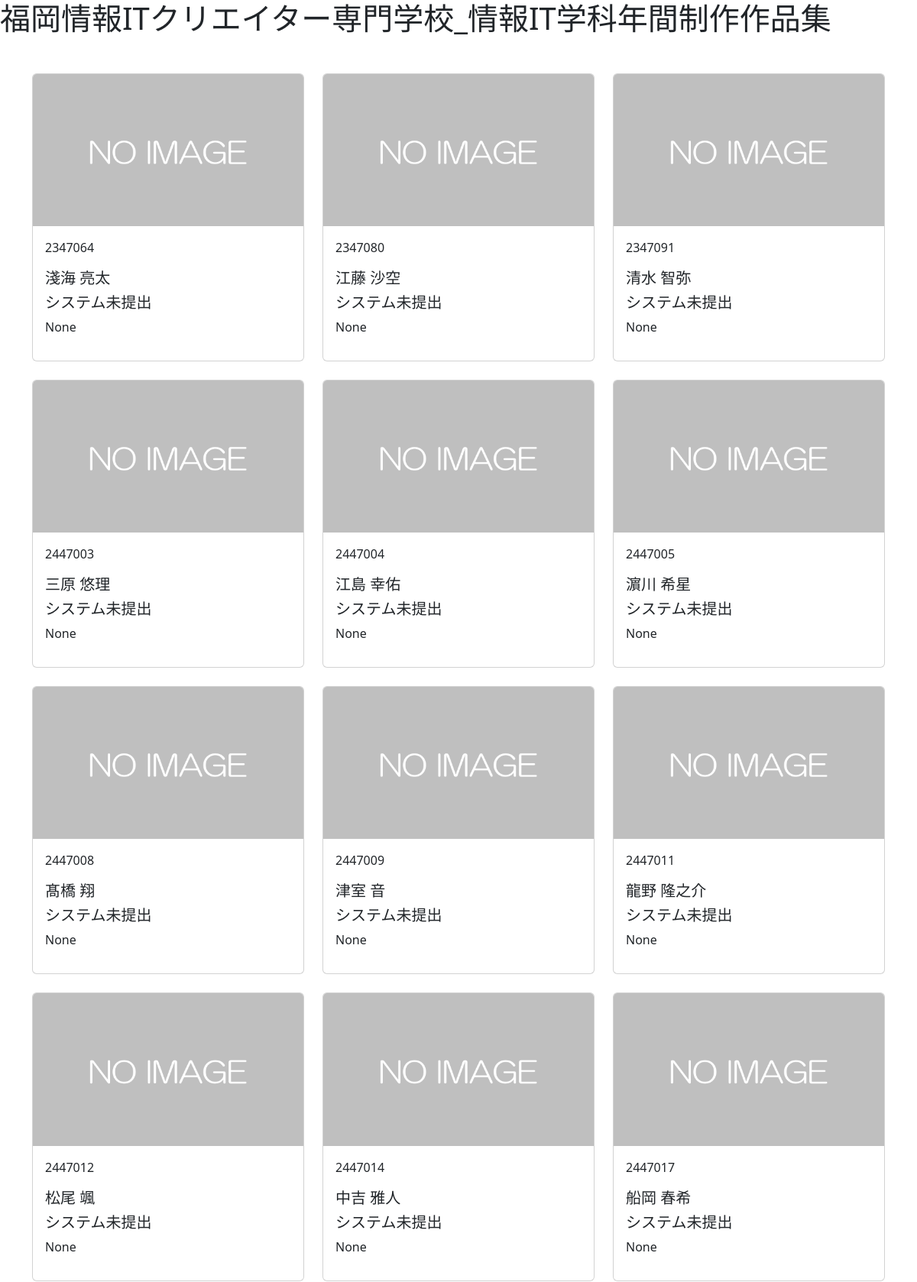
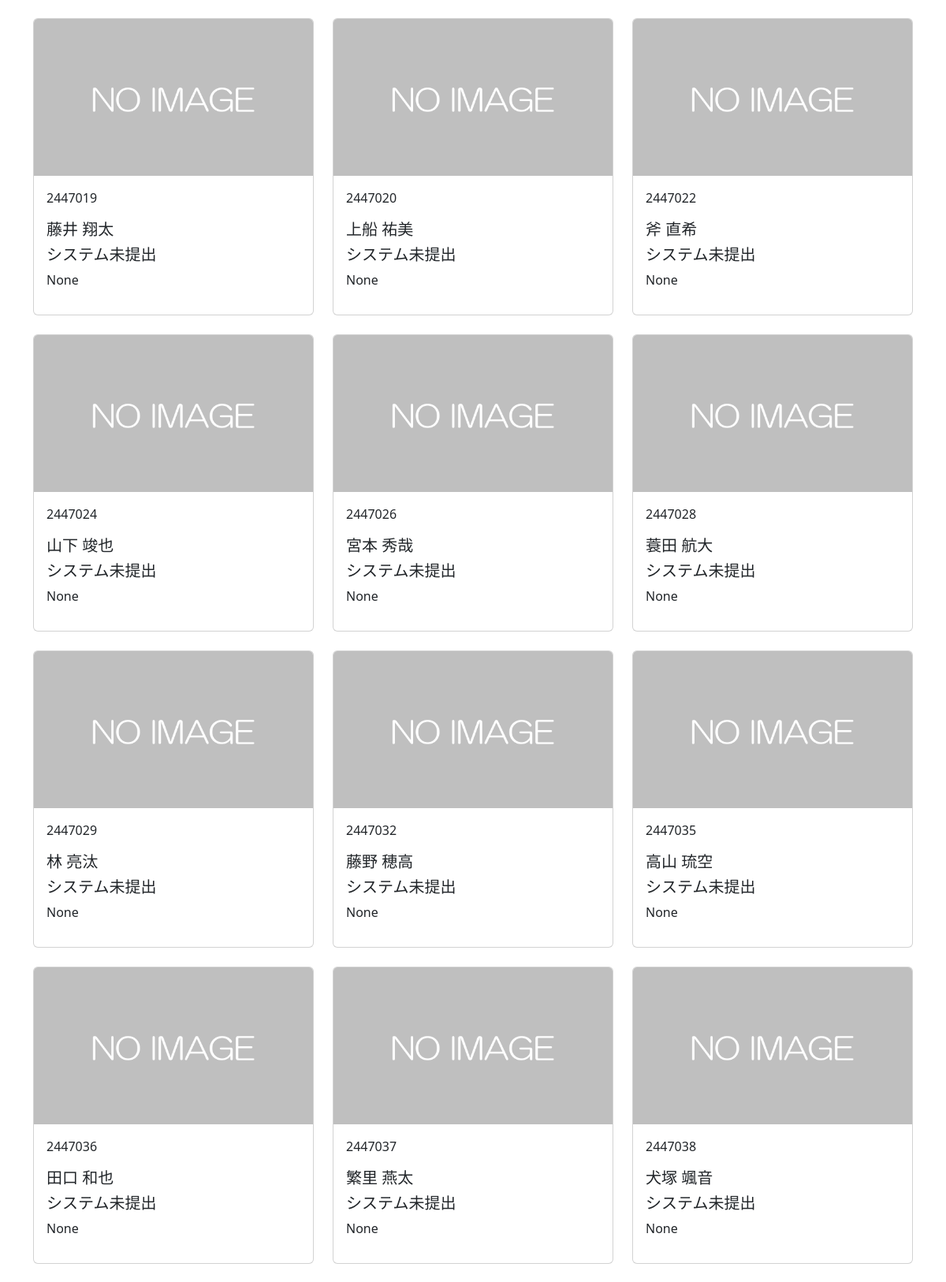
The page / (upper part) on the database its author committed (2 pictures, top to bottom).
### portfolio/models.py (models this page shows, shortened)
class System(models.Model):
    student = models.OneToOneField(
        Student,
        verbose_name="学生",
        on_delete=models.CASCADE,
        primary_key=True
    )
    system_name = models.CharField(
        verbose_name="システム名",
        max_length=20,
        blank=True,
        null=True
    )
    system_summary = models.TextField(
        verbose_name="システム概要",
        blank=True,
        null=True
    )
    system_url = models.URLField(
        verbose_name="システムURL",
        blank=True,
        null=True
    )
    system_thumbnail = models.ImageField(
        verbose_name="サムネイル画像",
        upload_to= 'photos',
        blank=True,
        null=True
    )
    system_background = models.TextField(
        verbose_name= "システム背景",
        blank=True,
        null=True
    )

class Student(AbstractUser):
    student_no = models.IntegerField(
        verbose_name="学生番号",
        primary_key=True
    )
    username = models.CharField(
        verbose_name="学生氏名",
        max_length=20,
        blank=True
    )
    USERNAME_FIELD = "student_no"
    REQUIRED_FIELDS = ['username']

### portfolio/views.py (the view)
# urls.py: path('',views.IndexView.as_view(),name='index'),
class IndexView(ListView):
    template_name = "index.html"
    model = System

### portfolio/templates/index.html (shortened to what this page needs)
{% extends 'base.html' %}
{% load static %}
{% block contents %}
<div class="header">
  <h1>福岡情報ITクリエイター専門学校_情報IT学科年間制作作品集</h1>
</div>
<div class="container mt-5">
  <div class="row">
    {% with ''|center:50 as range %}
    {% for record in object_list %}
    {% if record.system_name %}
    <div class="col-md-4 mb-4">
      <a href="#" style="text-decoration-line: none;">
      <div class="card h-100">
        {% if record.system_thumbnail %}
        <img src="{{ record.system_thumbnail.url }}" alt="サムネイル画像" class="card-img-top" style="aspect-ratio: 16 / 9;">
        {% else %}
        <img src="{% static 'assets/noimage.png' %}" alt="サムネイル画像" class="card-img-top">
        {% endif %}
        <div class="card-body">
          <p class="student-no">{{record.student.student_no}}</p>
          <h5 class="student-name">{{record.student.username}}</h5>
          {% if record.system_name %}
          <h5 class="system-name">{{record.system_name}}</h5>
          <p class="system-summary">{{record.system_summary}}</p>
          {% else %}
          <h5 class="system-name">システム未提出</h5>
          {% endif %}
        </div>
      </div>
      </a>
    </div>
    {% else %}
    <div class="col-md-4 mb-4">
      <div class="card h-100">
        {% if record.system_thumbnail %}
        <img src="{{record.system_thumbnail}}" alt="サムネイル画像" class="card-img-top">
        {% else %}
        <img src="{% static 'assets/noimage.png' %}" alt="サムネイル画像" class="card-img-top">
        {% endif %}
        <div class="card-body">
          <p class="student-no">{{record.student.student_no}}</p>
          <h5 class="student-name">{{record.student.username}}</h5>
          {% if record.system_name %}
          <h5 class="system-name">{{record.system_name}}</h5>
          {% else %}
          <h5 class="system-name">システム未提出</h5>
          {% endif %}
          <p class="system-summary">{{record.system_summary}}</p>
        </div>
      </div>
    </div>
    {% endif %}
    {% endfor %}
    {% endwith %}
  </div>
</div>
{% endblock %}

### portfolio/templates/base.html (shortened to what this page needs)
{% load static %}
<!DOCTYPE html>
<html lang="ja">
<head>
  <link href="https://cdn.jsdelivr.net/npm/bootstrap@5.3.0/dist/css/bootstrap.min.css" rel="stylesheet">
</head>
<body>
  {% block contents %}{% endblock %}
</body>
</html>

### rows shown on the page
System: student.student_no "2347064", student.username "淺海 亮太", shows "システム未提出", system_summary "None"
System: student.student_no "2347080", student.username "江藤 沙空", shows "システム未提出", system_summary "None"
System: student.student_no "2347091", student.username "清水 智弥", shows "システム未提出", system_summary "None"
System: student.student_no "2447003", student.username "三原 悠理", shows "システム未提出", system_summary "None"
System: student.student_no "2447004", student.username "江島 幸佑", shows "システム未提出", system_summary "None"
System: student.student_no "2447005", student.username "濵川 希星", shows "システム未提出", system_summary "None"
System: student.student_no "2447008", student.username "髙橋 翔", shows "システム未提出", system_summary "None"
System: student.student_no "2447009", student.username "津室 音", shows "システム未提出", system_summary "None"
System: student.student_no "2447011", student.username "龍野 隆之介", shows "システム未提出", system_summary "None"
System: student.student_no "2447012", student.username "松尾 颯", shows "システム未提出", system_summary "None"
System: student.student_no "2447014", student.username "中吉 雅人", shows "システム未提出", system_summary "None"
System: student.student_no "2447017", student.username "船岡 春希", shows "システム未提出", system_summary "None"
System: student.student_no "2447019", student.username "藤井 翔太", shows "システム未提出", system_summary "None"
System: student.student_no "2447020", student.username "上船 祐美", shows "システム未提出", system_summary "None"
System: student.student_no "2447022", student.username "斧 直希", shows "システム未提出", system_summary "None"
System: student.student_no "2447024", student.username "山下 竣也", shows "システム未提出", system_summary "None"
System: student.student_no "2447026", student.username "宮本 秀哉", shows "システム未提出", system_summary "None"
System: student.student_no "2447028", student.username "蓑田 航大", shows "システム未提出", system_summary "None"
System: student.student_no "2447029", student.username "林 亮汰", shows "システム未提出", system_summary "None"
System: student.student_no "2447032", student.username "藤野 穂高", shows "システム未提出", system_summary "None"
System: student.student_no "2447035", student.username "高山 琉空", shows "システム未提出", system_summary "None"
System: student.student_no "2447036", student.username "田口 和也", shows "システム未提出", system_summary "None"
System: student.student_no "2447037", student.username "繁里 燕太", shows "システム未提出", system_summary "None"
System: student.student_no "2447038", student.username "犬塚 颯音", shows "システム未提出", system_summary "None"
